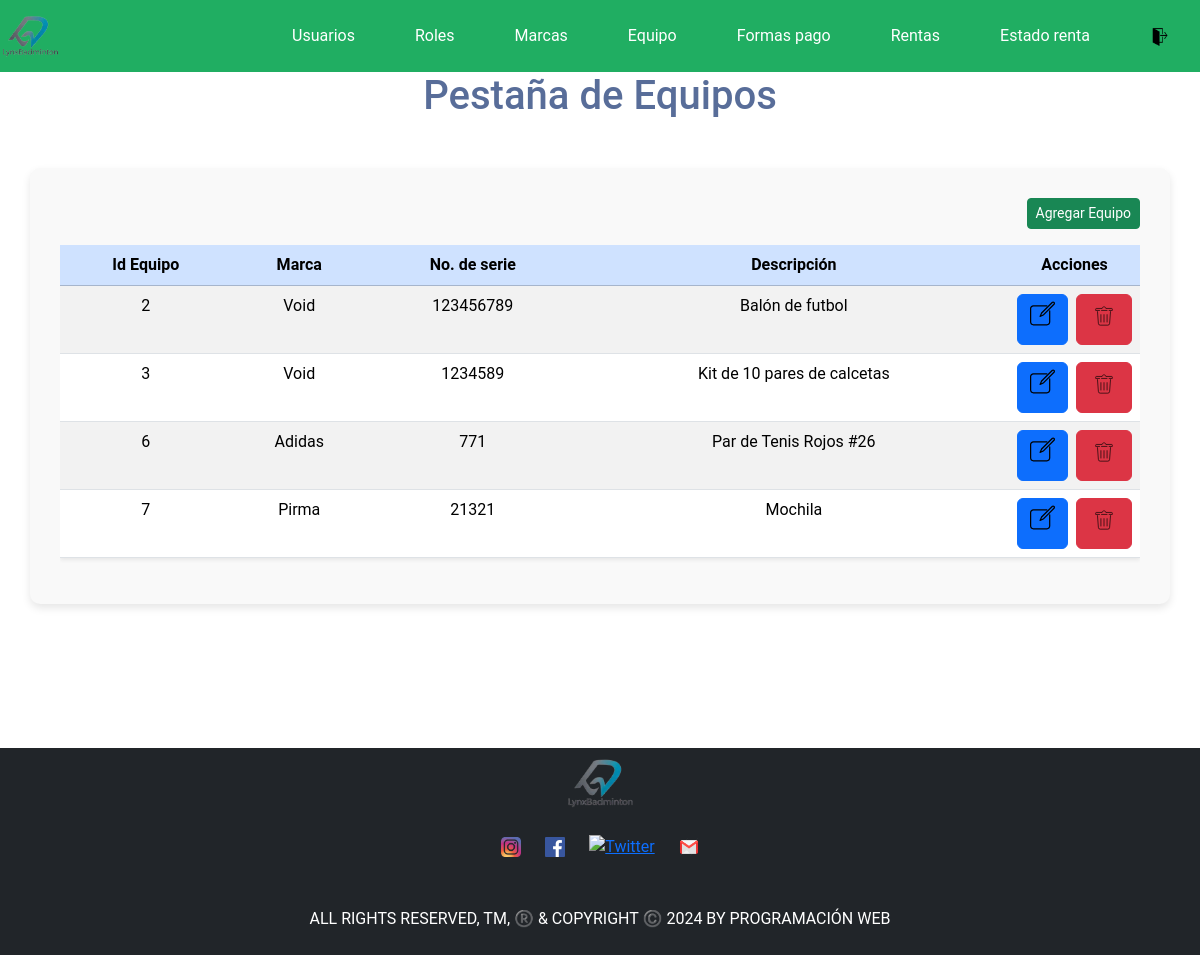
/admin/equipo.php, run on the app's committed database.
### tables this page shows
CREATE TABLE `equipo` (
  `id_equipo` int(11) NOT NULL,
  `id_marca` int(11) DEFAULT NULL,
  `no_serie` int(11) DEFAULT NULL,
  `descripcion` varchar(50) DEFAULT NULL
);

### classes/class_equipo.php (the view, shortened to what this page needs)
<?php
    include '../classes/database.php';
    class Equipo extends Database{
        function action($action_case){
            switch ($action_case) {
                case 'read':
                    $this->read();
                break;
            }
        }
        function read(){
            $get_user_query = 'SELECT * FROM equipo;';
            $this->get_query($get_user_query);
            $result = '
            <div class="d-flex justify-content-end mb-3">
                <form method="POST">
                    <button class="btn btn-success btn-sm" title="Agregar nuevo id_marca">
                        <i class="bi bi-plus-lg"></i> Agregar Equipo
                    </button>
                    <input type="hidden" name="action" value="formNew">
                </form>
            </div>
            <div class="table-responsive">
            <table class="table table-striped table-hover shadow-sm">
                <thead class="table-primary text-center">
                    <tr>
                        <th scope="col">Id Equipo</th>
                        <th scope="col">Marca</th>
                        <th scope="col">No. de serie</th>
                        <th scope="col">Descripción</th>
                        <th scope="col" style="width: 100px;">Acciones</th>
                    </tr>
                </thead>
                <tbody>';
            foreach($this->query_results as $register){
                $result .= "
                    <tr>
                        <td class='text-center'> ".$register['id_equipo']." </td>
                        ". ( $this->td_field('marca', 'id_marca', 'marca', $register['id_marca'] ) ) ."
                        <td class='text-center'> ".$register['no_serie']." </td>
                        <td class='text-center'> ".$register['descripcion']." </td>
                        <td class='text-center'>
                            <div class='d-flex justify-content-center gap-2'>
                                <form method='POST' class='btn btn-primary'>
                                    <input type='image' class='svg-white' style='width: 25px;' src='../images/icons/edit-button.svg' alt='Edit icon' srcset=''>
                                    <input type='hidden' name='action' value='formEdit'>
                                    <input type='hidden' name='id_equipo' value=".$register['id_equipo'].">
                                    <input type='hidden' name='id_marca' value=".$register['id_marca'].">
                                    <input type='hidden' name='no_serie' value=".$register['no_serie'].">
                                    <input type='hidden' name='descripcion' value=\"".$register['descripcion']."\">
                                </form>
                                <form method='POST' class='btn btn-danger'>
                                    <input type='image' class='svg-white' style='width: 30px;' src='../images/icons/delete.svg' alt='Delete icon' srcset=''>
                                    <input type='hidden' name='action' value='delete'>
                                    <input type='hidden' name='id_equipo' value=".$register['id_equipo'].">
                                </form>
                            </div>
                        </td>
                    </tr>";
            }
            $result .= '
                </tbody>
            </table>
            </div>';
            echo $result;
        }
    }
    $equipoObject = new Equipo();
    if ( isset($_REQUEST['action']) ){
        $action_case = $_REQUEST['action'];
        echo $equipoObject->action( $action_case );
    }else{
        echo $equipoObject->action('read');
    }
?>

### admin/views/header-admin.php (shortened to what this page needs)
<!DOCTYPE html>
<html lang="en">
<head>
    <link rel="stylesheet" href="https://cdn.jsdelivr.net/npm/bootstrap@5.3.3/dist/css/bootstrap.min.css">
    <link rel="stylesheet" href="../styles/style.css">
    <link rel="stylesheet" href="../styles/jquery-confirm.css">
</head>
<body>
    <nav class="navbar navbar-light bg-light-blue">
        <a class="navbar-brand" href="./">
            <img style="width: 60px;" src="../images/badminton-icon.png" alt="Logo Badminton" srcset="">
        </a>
        <ul class="nav">
            <li class="nav-item"><a class="nav-link" href="./usuarios.php">Usuarios</a></li>
            <li class="nav-item"><a class="nav-link" href="./roles.php">Roles</a></li>
            <li class="nav-item"><a class="nav-link" href="./marcas.php">Marcas</a></li>
            <li class="nav-item"><a class="nav-link" href="./equipo.php">Equipo</a></li>
            <li class="nav-item"><a class="nav-link" href="./formas_pago.php">Formas pago</a></li>
            <li class="nav-item"><a class="nav-link" href="./renta.php">Rentas</a></li>
            <li class="nav-item"><a class="nav-link" href="./estado_renta.php">Estado renta</a></li>
            <li class="nav-item"><a class="nav-link" href="../index.php"><img style="width: 20px; height: 20px;" src="../images/icons/logout.png" alt="Logout icon" srcset=""></a></li>
        </ul>
    </nav>

### admin/equipo.php (shortened to what this page needs)
<?php
    include './views/header-admin.php';
?>
 <h1 class="text-center mb-4 color-dark-blue">Pestaña de Equipos</h1>
    <div class="container mt-4">
        <?php
            include '../classes/class_equipo.php';
        ?>
    </div>
</body>
<br>
<br>
<br>
<br>
<br>
<br>
<?php include 'views/footer.php'; ?>
</html>

### classes/database.php (shortened to what this page needs)
<?php
    class Database{
        var $connection;
        var $query_results;
        private function connect(){
            try {
                $dsn =  SGDB.':host='.DBHOST.';dbname='.DBNAME;
                $this->connection = new PDO($dsn, DBUSER, DBPASS);
            } catch (PDOException $e){
                echo $e->getMessage();
            }
        }
        private function close_connection(){
            try{
                $this->connection = null;
            } catch (PDOException $e){
                echo $e->getMessage();
            }
        }
        function get_query($query = '', $query_params = [], $fetch_mode = PDO::FETCH_ASSOC){
            try {
                $stmt = $this->connection->prepare($query);
                $stmt->execute();
                $this->query_results = $stmt->fetchAll($fetch_mode);
            } catch (PDOException $e) {
                echo $e->getMessage();
            }
        }
        function td_field( $table_name, $table_pk, $display_field, $id_value){
            $get_user_query = 'SELECT '.$display_field.' FROM '.$table_name.' where '.$table_pk.' = '.$id_value.';';
            $this->get_query($get_user_query);
            $res = "
            <td class='text-center'>";
            foreach ( $this->query_results as $register ) {
                $res .= $register[$display_field];
            }
            $res .= "</td>";
            return $res;
        }
    }
?>

### admin/views/footer.php (shortened to what this page needs)
<!DOCTYPE html>
<html>
<head>
</head>
<body>
    <footer class="footer bg-dark text-white text-center py-2">
        <img src="../images/badminton-icon.png" alt="Logo" style="width: 70px;">
        <div class="social-icons mt-4">
            <center>
                <a href="https://www.instagram.com/omaruwu9?igsh=bDh0aG4zNW1jaXIz&utm_source=qr"><img src="../images/instagram.png" alt="Instagram" class="social-icon" style="width: 20px;"></a>
                <a href="https://www.facebook.com/juan.o.patino?mibextid=LQQJ4d"><img src="../images/facebook.png" alt="Facebook" class="social-icon" style="width: 20px;"></a>
                <a href="https://twitter.com/?lang=es"><img src="../images/X.JPEG" alt="Twitter" class="social-icon" style="width: 20px;"></a>
                <a href="https://mail.google.com/mail/u/0/#inbox?compose=jrjtXFBjkjChmHtKrDhlBkpWsVZjTcGgNTbBvrvDcJXFvHmSXHfzBmcHDhFJRMsPMSQTgrpn"><img src="../images/correo.png" alt="Email" class="social-icon" style="width: 20px;"></a>
            </center>
        </div>
        <br>
        <br>
        <p>ALL RIGHTS RESERVED, TM, ®️ & COPYRIGHT ©️ 2024 BY PROGRAMACIÓN WEB</p>
    </footer>
</body>
</html>

### styles/style.css (style rules this page uses)
* { margin: 0; }
ul { list-style: none; }
:root { --white: snow; --blue: #2041ae; --dark-blue: #586d99; --light-blue: #C4D7FF; --peach: #FFD7C4; --yellow: #FFF4B5; }
.color-dark-blue { color: var(--dark-blue); }
.bg-light-blue { background: var(--light-blue); }
.svg-white { fill: white; }
body { background-color: white; color: white; font-family: 'Roboto', sans-serif; text-align: justify; display: flex; flex-direction: column; }
.navbar { background-color: #20ae62; }
.navbar .nav-link { color: white; margin: 0 10px; padding: 10px 20px; border-radius: 5px; }
.container { background-color: #f9f9f9; padding: 30px; border-radius: 10px; box-shadow: 0 4px 8px rgba(0, 0, 0, 0.1); }

### admin/views/footer.php (style rules this page uses)
.social-icons { margin-top: 20px; }
.social-icon { width: 40px; margin: 0 10px; }

### data on the page
equipo: id_equipo "2", td_field "Void", no_serie "123456789", descripcion "Balón de futbol"
equipo: id_equipo "3", td_field "Void", no_serie "1234589", descripcion "Kit de 10 pares de calcetas"
equipo: id_equipo "6", td_field "Adidas", no_serie "771", descripcion "Par de Tenis Rojos #26"
equipo: id_equipo "7", td_field "Pirma", no_serie "21321", descripcion "Mochila"
